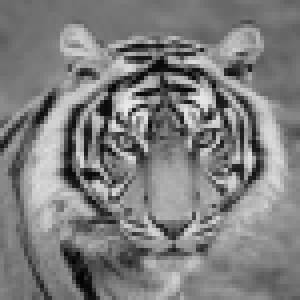
#> input picture Spatial Filtering/img/tiger.jpg, 75 x 75 px (shown 4 times larger)
$ jupyter execute 'spatial filtering.ipynb'   (shell and % lines are left out)
#> lines starting #> are read from the running program, lines starting #| are printed output that depends on the picture; long printed decimals are rounded
#> further down, img is the input picture: shape (75, 75); min 4, max 233, mean 126.3
# Average filter kernel

[cell 1]
import numpy as np
import cv2 as cv

def apply_filter(f, k):
    """
    Applies a filter to an input image.

    Args:
        f (numpy.ndarray): Input image as a 2D numpy array.
        k (numpy.ndarray): Filter kernel as a 2D numpy array.

    Returns:
        numpy.ndarray: Filtered image as a 2D numpy array.
    """
    g = cv.filter2D(f.astype(np.float32), -1, k.astype(np.float32))    # filter2D function is used to apply a filter, or kernel, to an input image.
    return g

# Define the input image and filter kernel
f = np.array([[0, 0, 0, 0, 0, 0, 0, 0],
              [0, 0, 0, 0, 0, 0, 0, 0],
              [0, 0, 0, 0, 0, 0, 0, 0],
              [0, 0, 180, 90, 90, 180, 90, 0],
              [0, 0, 180, 90, 180, 180, 0, 0],
              [0, 0, 0, 0, 0, 0, 0, 0],
              [0, 0, 0, 0, 0, 0, 0, 0]])

k = 1/9*np.array([[1, 1, 1], [1, 1, 1], [1, 1, 1]])

# Apply the filter to the input image
filtered_image = apply_filter(f, k)

# Print the filtered image
print(filtered_image)

# Average Filtering Using Loops

[cell 2]
import cv2 as cv
import matplotlib.pyplot as plt
import numpy as np
import math

def filter(image, kernel):
    """
    Applies a 2D convolution filter to an image.

    Args:
        image (numpy.ndarray): Input image as a 2D numpy array.
        kernel (numpy.ndarray): Filter kernel as a 2D numpy array.

    Returns:
        numpy.ndarray: Filtered image as a 2D numpy array.
    """
    # Ensure that the kernel dimensions are odd
    assert kernel.shape[0] % 2 == 1 and kernel.shape[1] % 2 == 1, "Kernel dimensions must be odd"

    # Central Pixel Reference
    # Kernel Center: A kernel with odd dimensions has a single central pixel that is aligned with the target pixel in the image.
    # This is crucial for symmetric filtering because the kernel is evenly distributed around the central pixel

    # Calculate the center of the kernel
    k_hh, k_hw = math.floor(kernel.shape[0] / 2), math.floor(kernel.shape[1] / 2)

    # Get image dimensions
    h, w = image.shape
#> h = 75; w = 75

    # Normalize image to range [0.0, 1.0]
    image_float = cv.normalize(image.astype('float'), None, 0.0, 1.0, cv.NORM_MINMAX)

    # Adjusts the values of the image to fall within a specified range.
    # This is important when performing operations like convolution, which may require values in a consistent range.

    # Initialize the result array with zeros
    result = np.zeros(image.shape, 'float')   # store the output of the filtering process

    # Apply the kernel to each pixel of the image, ignoring the borders
    # performs convolution by sliding the kernel across each pixel (excluding the borders) and computing the result using the dot product
    for m in range(k_hh, h - k_hh):
        for n in range(k_hw, w - k_hw):
            # Extract the region of interest and flatten it
            region = image_float[m - k_hh:m + k_hh + 1, n - k_hw : n + k_hw + 1].flatten()
            # Compute the dot product between the region and the kernel
            result[m, n] = np.dot(region, kernel.flatten())
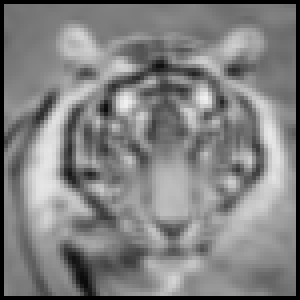
#> result: shape (75, 75) float64 (shown 4 times larger); min 0, max 0.944, mean 0.508

    return result

# Load the input image in grayscale with reduced size (8-bit grayscale)
img = cv.imread('img/tiger.jpg', cv.IMREAD_REDUCED_GRAYSCALE_8)

# Create a figure with two subplots to show original and filtered images
f, axarr = plt.subplots(1, 2, figsize=(10, 5))

# Display the original image in the first subplot
axarr[0].imshow(img, cmap="gray")
axarr[0].set_title('Original')

# Define a 3x3 averaging filter kernel
kernel = np.array([[1/9, 1/9, 1/9], [1/9, 1/9, 1/9], [1/9, 1/9, 1/9]], dtype='float')

# Apply the filter to the image
imgb = filter(img, kernel)

# Scale the filtered image back to range [0, 255] and convert to uint8 type
imgb = imgb * 255.0
imgb = imgb.astype(np.uint8)

# Display the filtered image in the second subplot
axarr[1].imshow(imgb, cmap="gray")
axarr[1].set_title('Filtered')

# Save the filtered image to a file
cv.imwrite('keira_filtered.png', imgb)

# Show the plot with both images
plt.show()
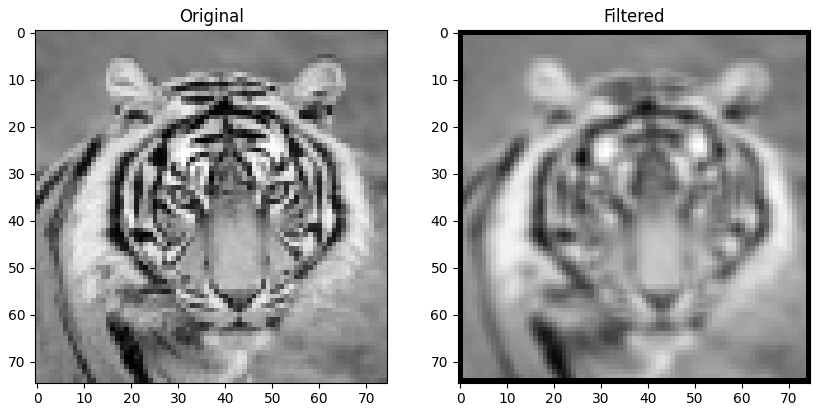
#> figure drawn by matplotlib, 2 panels

# Averaging Using Filt2D

[cell 3]
import cv2 as cv
import numpy as np
from matplotlib import pyplot as plt

# Read the image
im = cv.imread('img/sigiriya.jpg', cv.IMREAD_REDUCED_GRAYSCALE_2)
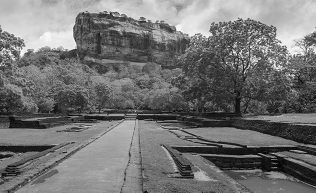
#> input picture Spatial Filtering/img/sigiriya.jpg, 316 x 193 px
#> im is the input picture: shape (193, 316); min 2, max 254, mean 114.9
assert im is not None

# Define the kernel for averaging
kernel = np.ones((3,3),np.float32)/9

# Apply the filter to the image
imavg = cv.filter2D(im, cv.CV_32F, kernel)   # Convolves an image with the kernel.
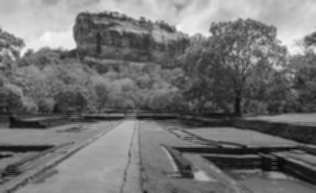
#> imavg: shape (193, 316) float32; min 6.33, max 246.7, mean 114.9

# Display the original and averaged images
fig, axes  = plt.subplots(1,2, sharex='all', sharey='all', figsize=(12,9))
axes[0].imshow(im, cmap='gray')
axes[0].set_title('Original')
axes[0].set_xticks([]), axes[0].set_yticks([])
axes[1].imshow(imavg, cmap='gray')
axes[1].set_title('Averaging')
axes[1].set_xticks([]), axes[1].set_yticks([])
plt.show()

# Sobel Filtering

[cell 4]
import cv2 as cv
import numpy as np
from matplotlib import pyplot as plt

def apply_sobel_filter(image_path):
    """
    Applies the Sobel filter to an input image to detect edges in both the X and Y directions.

    Args:
        image_path (str): Path to the input image file.
    """
#> called with image_path = 'img/sigiriya.jpg'
    # Load the image in grayscale with reduced size (2x2 scale down)
    im = cv.imread(image_path, cv.IMREAD_REDUCED_GRAYSCALE_2)
    assert im is not None, "Error loading image. Check the image path."

    # Define the Sobel filters for X and Y directions
    sobel_x = np.array([[-1, -2, -1], [0, 0, 0], [1, 2, 1]])
    sobel_y = np.array([[-1, 0, 1], [-2, 0, 2], [-1, 0, 1]])

    # Apply the Sobel filter in the X direction
    im_x = cv.filter2D(im, cv.CV_64F, sobel_x)
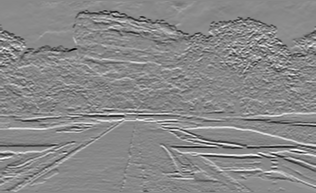
#> im_x: shape (193, 316) float64; min -720, max 622, mean -2.9; drawn with min black and max white

    # Apply the Sobel filter in the Y direction
    im_y = cv.filter2D(im, cv.CV_64F, sobel_y)
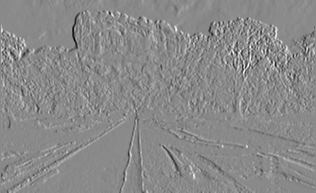
#> im_y: shape (193, 316) float64; min -706, max 599, mean -0.1; drawn with min black and max white

    # Create a figure with 1 row and 2 columns of subplots
    fig, ax = plt.subplots(1, 2, sharex='all', sharey='all', figsize=(12, 9))

    # Display the result of Sobel X filter on the first subplot
    ax[0].imshow(im_x, cmap='gray')
    ax[0].set_title('Sobel X')  # Title for the Sobel X subplot
    ax[0].set_xticks([])        # Remove x-axis ticks
    ax[0].set_yticks([])        # Remove y-axis ticks

    # Display the result of Sobel Y filter on the second subplot
    ax[1].imshow(im_y, cmap='gray')
    ax[1].set_title('Sobel Y')  # Title for the Sobel Y subplot
    ax[1].set_xticks([])        # Remove x-axis ticks
    ax[1].set_yticks([])        # Remove y-axis ticks

    # Show the plot with both subplots
    plt.show()

# Apply the Sobel filter to an image located at 'img/sigiriya.jpg'
apply_sobel_filter('img/sigiriya.jpg')

# Sharpening

[cell 5]
import cv2 as cv
import matplotlib.pyplot as plt
from scipy import stats

# Load the input image in grayscale mode
img = cv.imread('img/tom.jpg', cv.IMREAD_REDUCED_GRAYSCALE_2)
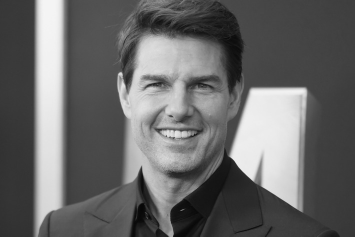
#> input picture Spatial Filtering/img/tom.jpg, 355 x 237 px
#> img is the input picture: shape (237, 355); min 6, max 245, mean 103.6

# Define the standard deviation for the Gaussian kernel
sigma = 2

# Create a Gaussian kernel with size 5 and standard deviation sigma
kernel = cv.getGaussianKernel(5, sigma)

# Apply Gaussian blur to the image using the separable Gaussian kernel
# cv.sepFilter2D applies a filter defined by separate kernel for x and y directions
blurred = cv.sepFilter2D(img, -1, kernel, kernel, anchor=(-1,-1), delta=0, borderType=cv.BORDER_REPLICATE)

# Compute the difference between the original image and the blurred image
diff = cv.subtract(img, blurred)
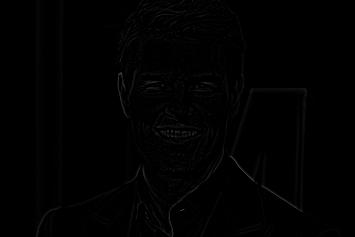
#> diff: shape (237, 355); min 0, max 73, mean 1.3

# Sharpen the image by adding the weighted difference to the original image
# The weight for the difference is 1.5, and the original image is weighted by 1.0
sharpened = cv.addWeighted(img, 1.0, diff, 1.5, 0)

# Print the descriptive statistics of the difference image
print(stats.describe(diff.ravel()))
#| DescribeResult(nobs=84135, minmax=(0, 73), mean=1.297, variance=13.521, skewness=6.147, kurtosis=55.430)

# Set up a 2x2 grid of subplots for displaying the images
fig, axes = plt.subplots(2, 2, sharex='all', sharey='all', figsize=(12, 10))

# Display the original image
axes[0, 0].imshow(img, cmap='gray')
axes[0, 0].set_title('Original')
axes[0, 0].set_xticks([]), axes[0, 0].set_yticks([])

# Display the blurred image
axes[0, 1].imshow(blurred, cmap='gray')
axes[0, 1].set_title('Blurred')
axes[0, 1].set_xticks([]), axes[0, 1].set_yticks([])

# Display the difference image with brightness adjustment for visibility
# The +125 is used to shift pixel values into the display range [0, 255]
axes[1, 0].imshow(diff + 125, cmap='gray', vmin=0, vmax=255)
axes[1, 0].set_title('Difference')
axes[1, 0].set_xticks([]), axes[1, 0].set_yticks([])

# Display the sharpened image
axes[1, 1].imshow(sharpened, cmap='gray')
axes[1, 1].set_title('Sharpened')
axes[1, 1].set_xticks([]), axes[1, 1].set_yticks([])

# Show the plots
plt.show()
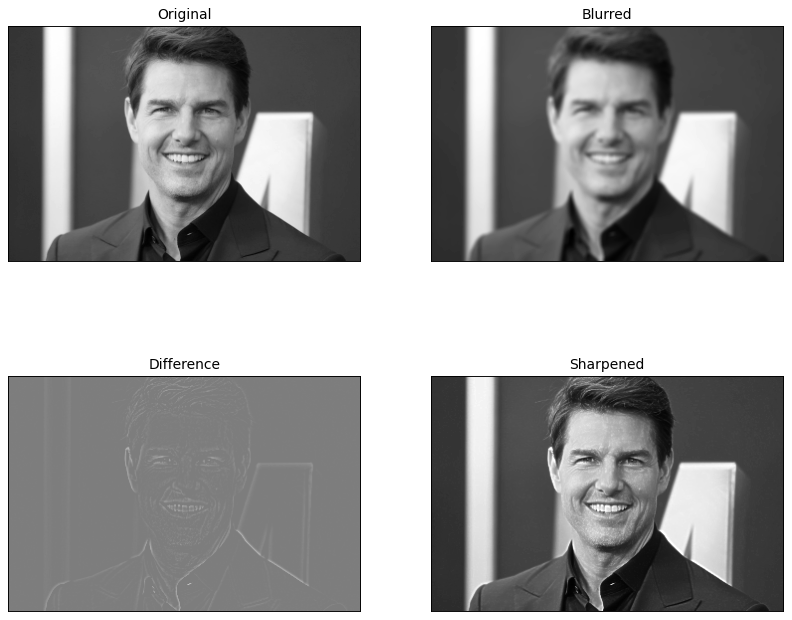
#> figure drawn by matplotlib, 4 panels

# Gaussian Filter

[cell 6]
import numpy as np
import matplotlib.pyplot as plt

# Define parameters
sigma = 10          # Standard deviation of the Gaussian distribution
hw = 3 * sigma      # Half-width of the Gaussian kernel, adjusted to cover more area

# Generate x and y values from -hw to hw
x = np.linspace(start=-hw, stop=hw, num=2*hw+1)
y = np.linspace(start=-hw, stop=hw, num=2*hw+1)

# Create a grid of x and y values
X, Y = np.meshgrid(x, y)

# Compute the 2D Gaussian function on the grid
G = 1 / (2 * np.pi * sigma**2) * np.exp(- (X**2 + Y**2) / (2 * sigma**2))

# Plot the Gaussian surface in 3D
fig = plt.figure()                      # Create a new figure
ax = fig.add_subplot(111, projection='3d')  # Add a 3D subplot to the figure
ax.plot_surface(X, Y, G, cmap='coolwarm')   # Plot the surface with color map
plt.show()                             # Display the plot
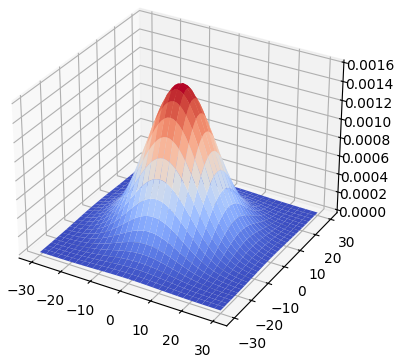
#> figure drawn by matplotlib, 1 panel
